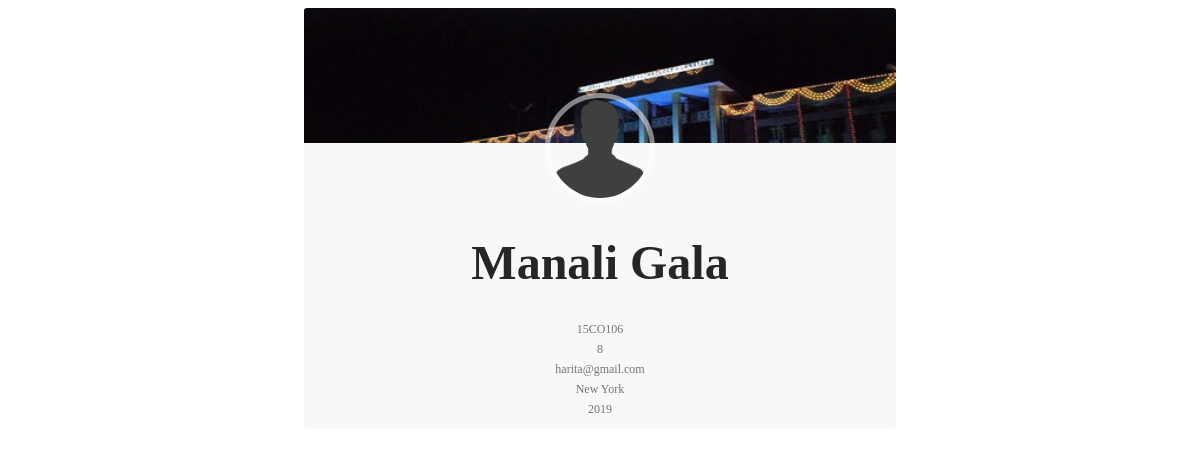
The app's page /alumni_tracker/search/display/15CO106/, older data.
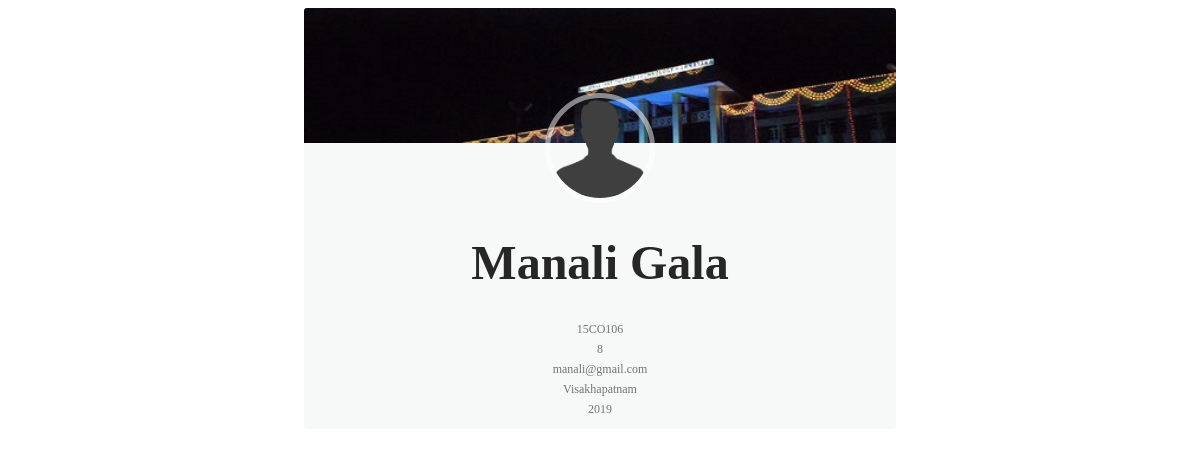
The same page, newer data.
### alumni_tracker/models.py (models this page shows, shortened)
class Alumnus(models.Model):
	alumni_name = models.CharField(max_length=100)
	roll_no = models.CharField(max_length=7,primary_key=True)
	present_city = models.ForeignKey(Location,on_delete=models.SET_NULL,null=True)
	email_id = models.CharField(max_length=20,null=True)
	dept_code = models.ForeignKey(Department,on_delete=models.SET_NULL,null=True)
	grad_year = models.IntegerField()
	cgpa = models.IntegerField()
	github = models.CharField(max_length=30)
	linkedin = models.CharField(max_length=30)

class Location(models.Model):
	city = models.CharField(max_length=30,primary_key=True)
	country = models.CharField(max_length=30)
	def __str__(self):
		return self.city

### alumni_tracker/views.py (the view)
# urls.py: url(r'^search/display/(?P<pk>[0-9]+[A-Z]+[0-9]+)/$', views.details, name='details'),
def details(request,pk):
	alumnus = Alumnus.objects.get(roll_no=pk)
	department = Department.objects.get(dept_code=alumnus.dept_code)
	job = Job.objects.filter(roll_no=pk)
	school=Studied.objects.filter(roll_no=pk)
	majors=Alumnus_majors.objects.filter(roll_no=pk)
	context = {'alumnus':alumnus,'department':department,'job':job,'school':school,'majors':majors}
	return render(request,'alumni_tracker/details.html',context)

### alumni_tracker/models.py (called while the page is built)
	def __str__(self):
		return self.dept_code

### alumni_tracker/templates/alumni_tracker/details.html (shortened to what this page needs)
{% load staticfiles %}
<head>
		<link rel="stylesheet" type="text/css" href="{% static 'alumni_tracker/details.css' %}">
		<link rel="stylesheet" type="text/css" href="{% static 'alumni_tracker/font-awesome.min.css' %}">
	</head>
<body>
<div class="container">
	<div class="row">
		<div class="col-lg-3 col-sm-6">
            <div class="card hovercard">
                <div class="cardheader">
                </div>
                <div class="avatar">
                    <img src="images/alumnus.png">
                </div>
                <div class="info">
                    <div class="title">
                        <h1 target="_blank" href="">{{alumnus.alumni_name}}</h1>
                    </div>
                    <div class="desc">{{alumnus.roll_no}}</div>
                    <div class="desc">{{alumnus.cgpa}}</div>
                    <div class="desc">{{alumnus.email_id}}</div>
                    <div class="desc">{{alumnus.present_city}}</div>
                    <div class="desc">{{alumnus.grad_year}}</div>
                </div>
            </div>
        </div>
	</div>
</div>
</body>

### alumni_tracker/static/alumni_tracker/details.css (style rules this page uses)
.card { padding-top: 20px; margin: 10px 0 20px 0; background-color: rgba(214, 224, 226, 0.2); border-top-width: 0; border-bottom-width: 2px; -webkit-border-radius: 3px; -moz-border-radius: 3px; border-radius: 3px; -webkit-box-shadow: none; -moz-box-shadow: none; box-shadow: none; -webkit-box-sizing: border-box; -moz-box-sizing: border-box; box-sizing: border-box; }
.card.hovercard { position: relative; padding-top: 0; overflow: hidden; text-align: center; background-color: rgba(214, 224, 226, 0.2); width : 50%; margin : 0px auto; }
.card.hovercard .cardheader { background: url("images/profileback.jpg"); background-size: cover; height: 135px; }
.card.hovercard .avatar { position: relative; top: -50px; margin-bottom: -50px; }
.card.hovercard .avatar img { width: 100px; height: 100px; max-width: 100px; max-height: 100px; -webkit-border-radius: 50%; -moz-border-radius: 50%; border-radius: 50%; border: 5px solid rgba(255,255,255,0.5); }
.card.hovercard .info { padding: 4px 8px 10px; }
.card.hovercard .info .title { margin-bottom: 4px; font-size: 24px; line-height: 1; color: #262626; vertical-align: middle; }
.card.hovercard .info .desc { overflow: hidden; font-size: 12px; line-height: 20px; color: #737373; text-overflow: ellipsis; }

Row changes from the older to the newer data that the page shows:
changed Alumnus "Manali Gala": email_id "harita@gmail.com" → "manali@gmail.com"; present_city "New York" → "Visakhapatnam"
